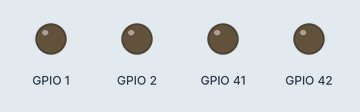
Recording of a program running on a simulated ESP32-S3. Shown: output pins drawn as LEDs (lit = HIGH).

Above: at 0.05 s.
At 0.55 s:
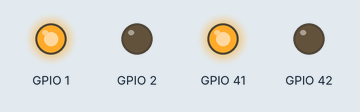
At 1.15 s:
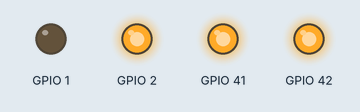
At 2.15 s:
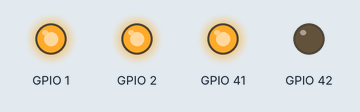
At 3.25 s:
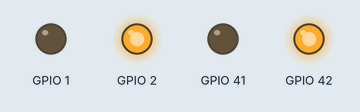
At 4.45 s:
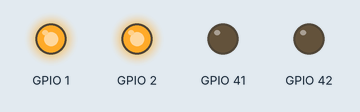
Timing chart, 0 to 4.8 s (numbered marks = the images above):
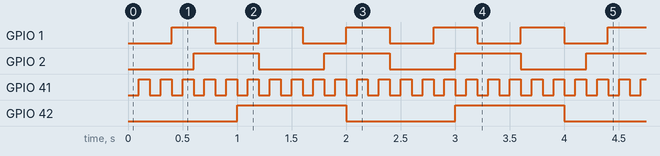

The program:

main.cpp
```cpp
#include <Arduino.h>
#include "led.h"

Led ledVermelho(41);
Led ledAmarelo(2);
Led ledVerde(1);
Led ledBranco(42);


void setup()
{
    ledVermelho.iniciar();
    ledVermelho.piscar(100);
    ledVermelho.ativarPiscar();

    ledAmarelo.iniciar();
    ledAmarelo.piscar(600);
    ledAmarelo.ativarPiscar();

    ledVerde.iniciar();
    ledVerde.piscar(400);
    ledVerde.ativarPiscar();

    ledBranco.iniciar();
    ledBranco.piscar(1000);
    ledBranco.ativarPiscar();
}

void loop()
{
    ledVermelho.atualizar();
    ledAmarelo.atualizar();
    ledVerde.atualizar();
    ledBranco.atualizar();
}
```

led.h
```cpp
#include <arduino.h>
#ifndef LED_H
#define LED_H

class Led
{
public:
    uint8_t _pino;
    bool _estado = 0;
    uint32_t  _tempoAnterior = 0;
    uint32_t  _intervalo = 500;
    bool _piscando = 0;

    Led(uint8_t pino);
    void iniciar();
    void ligar();
    void desligar();
    void piscar(uint32_t intervalo);
    void ativarPiscar();
    void desativarPiscar();
    void atualizar();


};


#endif
```

led.cpp
```cpp
#include "led.h"

Led::Led(uint8_t pino)
{
    _pino = pino;
}

void Led::iniciar()
{
    pinMode(_pino, OUTPUT);
    digitalWrite(_pino, LOW);
}

void Led::ligar()
{
    digitalWrite(_pino, HIGH);
}

void Led::desligar()
{
    digitalWrite(_pino, LOW);
}

void Led::piscar(uint32_t intervalo)
{
    _intervalo = intervalo;
}

void Led::ativarPiscar()
{
    _piscando = true;
}

void Led::desativarPiscar()
{
    _piscando = false;
}

void Led::atualizar()
{
    if(!_piscando) return;
    if(millis() - _tempoAnterior >= _intervalo)
    {
        _tempoAnterior = millis();
        _estado = ! _estado;

        digitalWrite(_pino, _estado);
    }
}
```

Measured:
- by itself, GPIO 1: alternates HIGH for 0.40 s and LOW for 0.40 s
- by itself, GPIO 2: alternates HIGH for 0.60 s and LOW for 0.60 s
- by itself, GPIO 41: alternates HIGH for 0.10 s and LOW for 0.10 s
- by itself, GPIO 42: alternates HIGH for 1.0 s and LOW for 1.0 s
